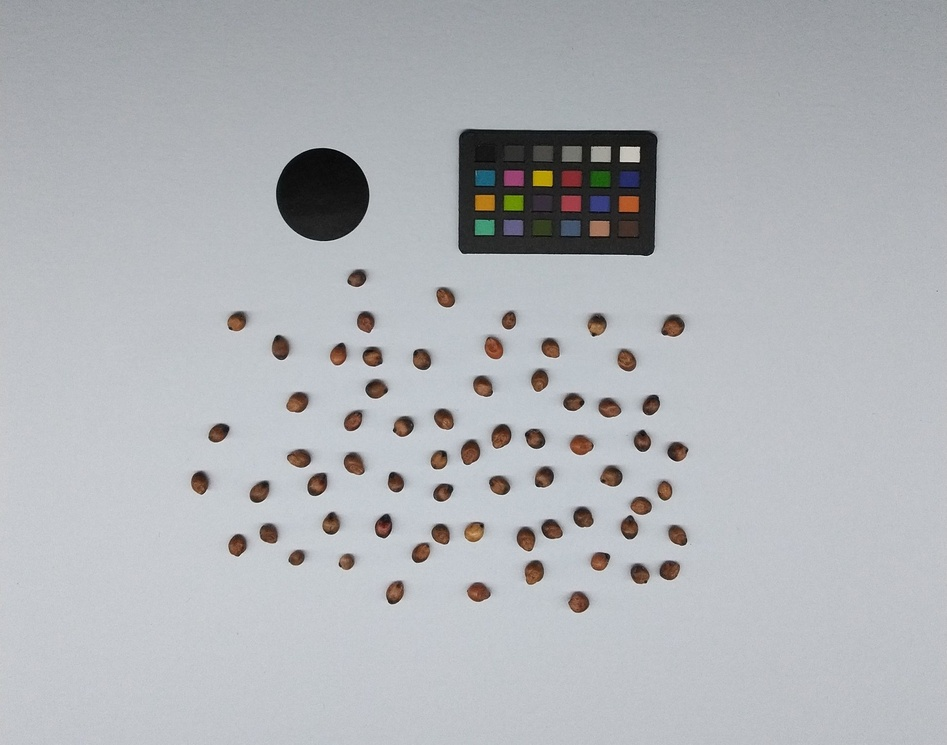
#> input picture uploads/minicore_seed_0002_Seed_picture_2025-08-12_14_05_37.008-04_00.jpg, 947 x 745 px, shrunk from 1944 x 1529 before the run
$ python -i ref_mask.py   (imports and definitions only)
#> lines starting #> are read from the running program, lines starting #| are printed output that depends on the picture; after the words box and inside, x2 and y2 are one past the last pixel; in counts of white or black regions, pixels touching at a corner belong together
#> further down, picture is the input picture: shape (745, 947, 3); mean B, G, R 182.6, 178.7, 176.2
### pipelines/image_math.py
# helpers/image_math.py
import cv2
import numpy as np
import math


# --------------------------------------------------------------------
# _approx_quad: Iteratively adjusts polygon approximation tolerance to
# find a 4-vertex contour approximation, returning the quadrilateral if found.
# --------------------------------------------------------------------

def _approx_quad(cnt, start=0.006, stop=0.06, step=0.002):
    """Try to get a 4-vertex approx by sweeping epsilon. Return approx or None."""
    perim = cv2.arcLength(cnt, True)
    if perim <= 0:
        return None
    eps = start
    while eps <= stop:
        approx = cv2.approxPolyDP(cnt, eps * perim, True)
        if len(approx) == 4:
            return approx
        eps += step
    return None

# --------------------------------------------------------------------
# _angle_cos – Computes the cosine of the angle at a given vertex using
# vector dot product to quantify angular deviation.
# --------------------------------------------------------------------

def _angle_cos(p0, p1, p2):
    """Cosine of angle at p1 formed by p0-p1-p2."""
    v1 = p0 - p1
    v2 = p2 - p1
    denom = (np.linalg.norm(v1) * np.linalg.norm(v2)) + 1e-9
    return float(np.dot(v1, v2) / denom)


# --------------------------------------------------------------------
# _quad_rect_score – Scores how closely a contour resembles a rectangle
# based on convexity, right-angle similarity, fill ratio within a
# minimum-area bounding box, and expected aspect ratio.
# --------------------------------------------------------------------

def _quad_rect_score(approx, cnt):
    """Score how 'rectangle-like' a 4-pt approx is."""
    if approx is None or len(approx) != 4:
        return 0.0
    # Convexity
    if not cv2.isContourConvex(approx):
        return 0.0

    pts = approx[:, 0, :]  # (4,2)
    # Sort points to have consistent angle checks?
    # Using minAreaRect to get rectangularity (area / box_area)
    area = cv2.contourArea(cnt)
    rect = cv2.minAreaRect(cnt)
    box = cv2.boxPoints(rect)
    box_area = cv2.contourArea(box.astype(np.float32))
    rect_fill = 0.0 if box_area <= 0 else (area / box_area)

    # Angle closeness to 90° via cosine near 0
    # order points by angle around centroid
    c = pts.mean(axis=0)
    angs = np.arctan2(pts[:,1]-c[1], pts[:,0]-c[0])
    order = np.argsort(angs)
    q = pts[order]

    cosines = []
    for i in range(4):
        p_prev = q[(i-1) % 4]
        p = q[i]
        p_next = q[(i+1) % 4]
        cosines.append(abs(_angle_cos(p_prev, p, p_next)))
    # 0 is perfect right angle. Penalize large cosines.
    angle_score = 1.0 - min(1.0, float(np.mean(cosines)))  # closer to 1 is better

    # Aspect ratio closeness to typical color card (~1.5 for 24-chip 6x4)
    w, h = rect[1]
    if w <= 1e-6 or h <= 1e-6:
        ar_score = 0.0
    else:
        ar = max(w, h) / min(w, h)
        target = 1.5
        ar_score = max(0.0, 1.0 - abs(ar - target) / target)  # 1 if exact, declines with distance

    # Combine scores (weights can be tuned)
    score = 0.5 * angle_score + 0.3 * rect_fill + 0.2 * ar_score
    return score

# --------------------------------------------------------------------
# _circle_score – Scores how closely a contour resembles a circle using
# circularity and how tightly it fits within its minimum enclosing circle.
# --------------------------------------------------------------------

def _circle_score(cnt):
    """Score how circle-like a contour is (circularity + tightness in enclosing circle)."""
    area = cv2.contourArea(cnt)
    perim = cv2.arcLength(cnt, True)
    if area <= 0 or perim <= 0:
        return 0.0

    # Circularity: 1.0 for perfect circle
    circularity = 4.0 * math.pi * area / (perim * perim)

    # Tightness in enclosing circle
    (x, y), r = cv2.minEnclosingCircle(cnt)
    circle_area = math.pi * (r ** 2)
    if circle_area <= 0:
        tight = 0.0
    else:
        tight = area / circle_area  # <= 1.0; closer to 1 is better

    # Combine (weights can be tuned)
    score = 0.7 * min(1.0, circularity) + 0.3 * min(1.0, tight)
    return float(score)

### pipelines/ref_mask.py
# masking/ref_mask.py

from __future__ import annotations

from typing import Tuple, Optional

import cv2
import numpy as np
import math
from scipy.ndimage import binary_fill_holes
from skimage.morphology import remove_small_objects

from pipelines.utils import apply_mask
from pipelines.image_math import _approx_quad, _quad_rect_score, _circle_score


# ==========================================================
# COLOR CARD + SIZE MARKER DETECTION
# ==========================================================

def create_masks(img: np.ndarray, raise_errors: bool = True) -> Tuple[np.ndarray, np.ndarray]:
    """
    Detect rectangle-like (color card) and circle-like (size marker)
    contours in image and return separate binary masks.

    Always returns valid uint8 masks.
    Raises only if raise_errors=True.
    """
#> called with raise_errors = True

    if img is None or img.ndim != 3:
        raise ValueError("create_masks expects BGR image (HxWx3).")

    try:
        gray = cv2.cvtColor(img, cv2.COLOR_BGR2GRAY)
    except Exception as e:
        if raise_errors:
            raise RuntimeError(f"Grayscale conversion failed: {e}")
        return _empty_masks(img)

    # Adaptive threshold
    seed_mask = cv2.adaptiveThreshold(
        gray, 255,
        cv2.ADAPTIVE_THRESH_GAUSSIAN_C,
        cv2.THRESH_BINARY_INV,
        blockSize=51,
        C=5
    )
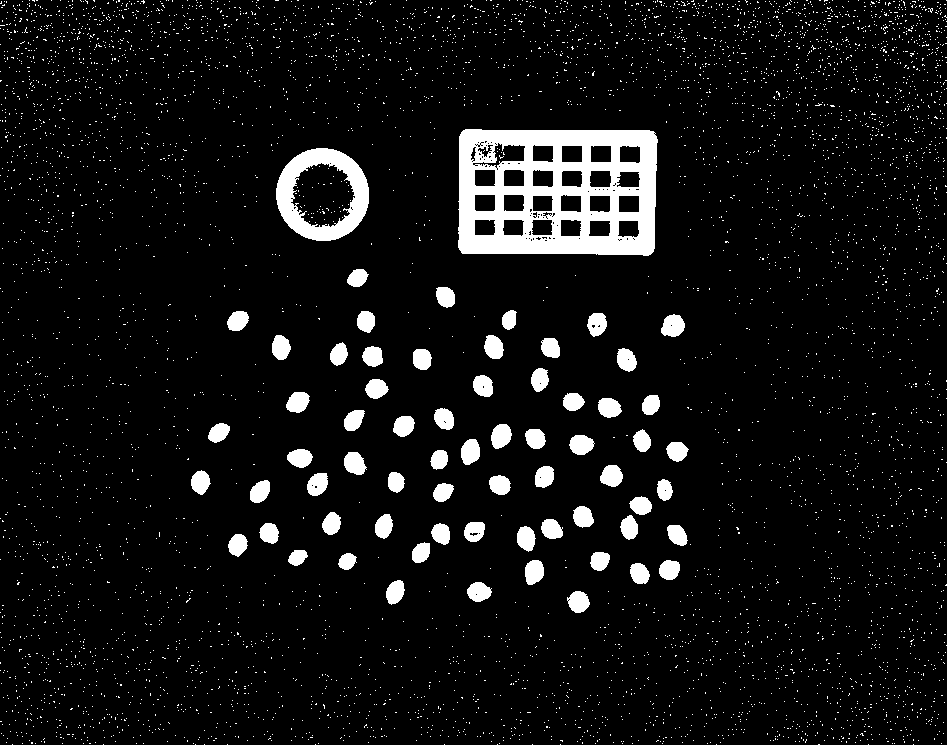
#> seed_mask: shape (745, 947); 7.1% white; 5602 white regions (5535 under 20 px), largest, box (x1, y1, x2, y2) and area: (458, 129, 658, 256) 16967, (276, 148, 369, 241) 3909, (661, 314, 685, 337) 413

    # Cleanup
    bool_img = binary_fill_holes(seed_mask.astype(bool))
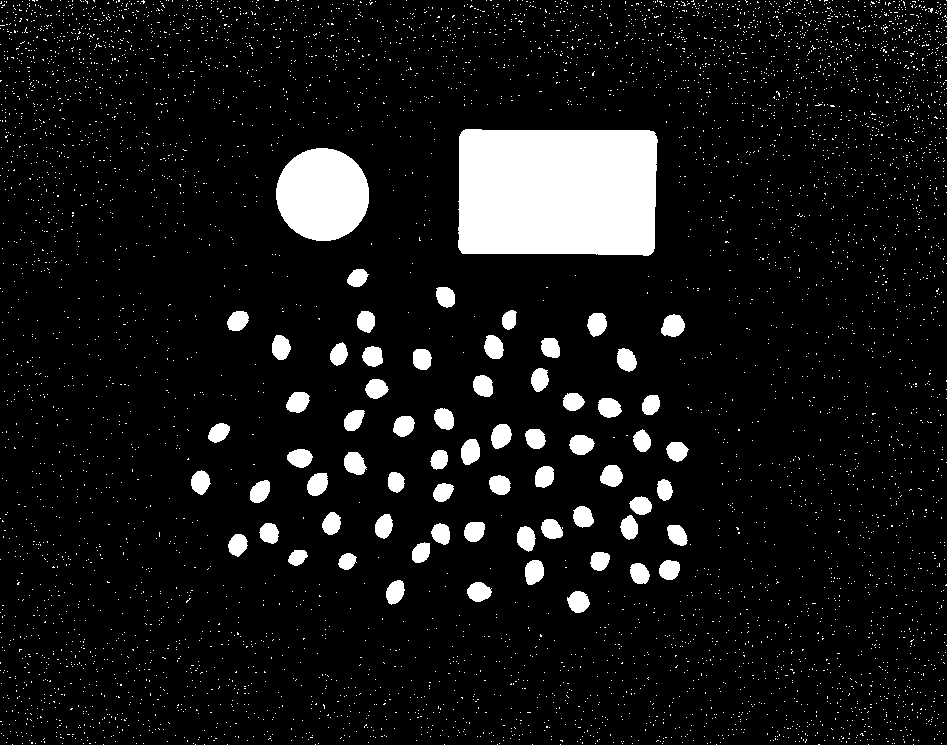
#> bool_img: shape (745, 947) bool; 8.6% white; 5551 white regions (5484 under 20 px), largest, box (x1, y1, x2, y2) and area: (458, 129, 658, 256) 24473, (276, 148, 369, 241) 6797, (661, 314, 685, 337) 414
    seed_mask = (bool_img.astype(np.uint8) * 255)
    seed_mask = cv2.morphologyEx(seed_mask, cv2.MORPH_OPEN, np.ones((5, 5), np.uint8))
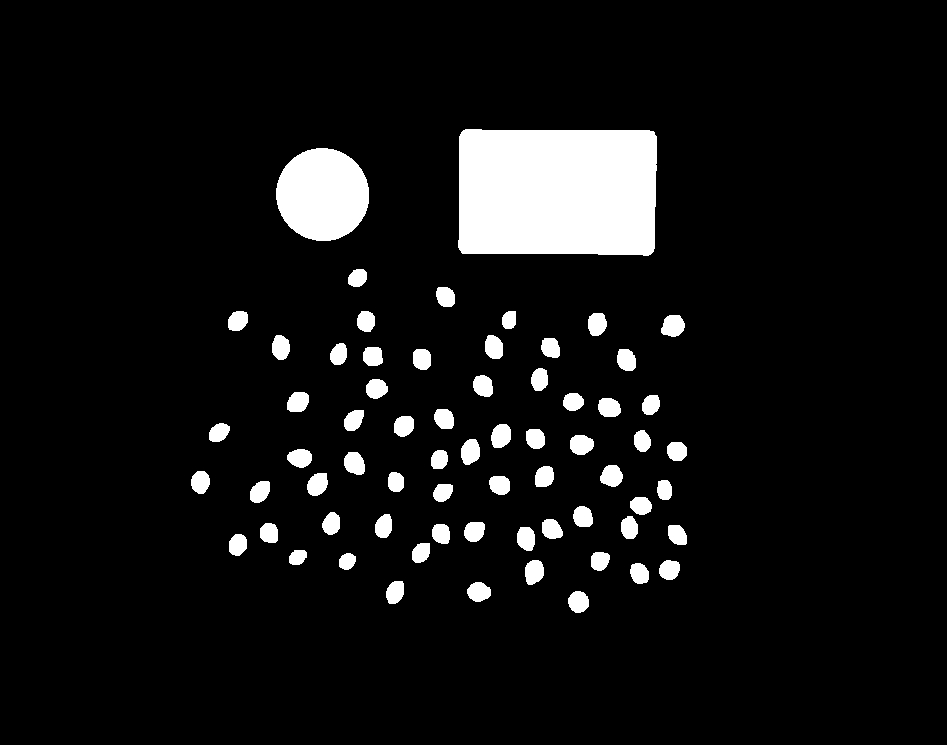
#> seed_mask: shape (745, 947); 7.4% white; 67 white regions

    contours, _ = cv2.findContours(seed_mask, cv2.RETR_EXTERNAL, cv2.CHAIN_APPROX_SIMPLE)
#> contours = 67 contours; largest, box (x1, y1, x2, y2) and area: (458, 129, 657, 256) 24146, (276, 148, 369, 241) 6666, (661, 315, 685, 337) 376, (461, 439, 480, 465) 358, (491, 424, 511, 448) 358

    H, W = seed_mask.shape
#> H = 745; W = 947
    min_area = H * W * 0.005
#> min_area = 3527.6

    best_rect = {"score": 0.0, "cnt": None}
    best_circle = {"score": 0.0, "cnt": None}

    for cnt in contours:
        if cv2.contourArea(cnt) <= min_area:
            continue

        # Rectangle scoring
        quad = _approx_quad(cnt, start=0.006, stop=0.06, step=0.002)
        rect_score = _quad_rect_score(quad, cnt) if quad is not None else 0.0
        if rect_score > best_rect["score"]:
            best_rect = {"score": rect_score, "cnt": cnt}

        # Circle scoring
        circ_score = _circle_score(cnt)
        if circ_score > best_circle["score"]:
            best_circle = {"score": circ_score, "cnt": cnt}
#> this loop made 67 passes
#> rect_score on passes 66 to 67: 0.859, 0.981

    cc_mask = np.zeros_like(seed_mask)
    sm_mask = np.zeros_like(seed_mask)

    cc_cnt = best_rect["cnt"]
#> cc_cnt = contour of 41 points, box (x1, y1, x2, y2) (458, 129, 657, 256), area 24146
    sm_cnt = best_circle["cnt"]
#> sm_cnt = contour of 132 points, box (x1, y1, x2, y2) (276, 148, 369, 241), area 6666

    # Prevent same contour for both
    if cc_cnt is not None and sm_cnt is not None and cc_cnt is sm_cnt:
        if best_rect["score"] >= best_circle["score"]:
            sm_cnt = None
        else:
            cc_cnt = None

    if cc_cnt is not None:
        cv2.drawContours(cc_mask, [cc_cnt], -1, 255, -1)
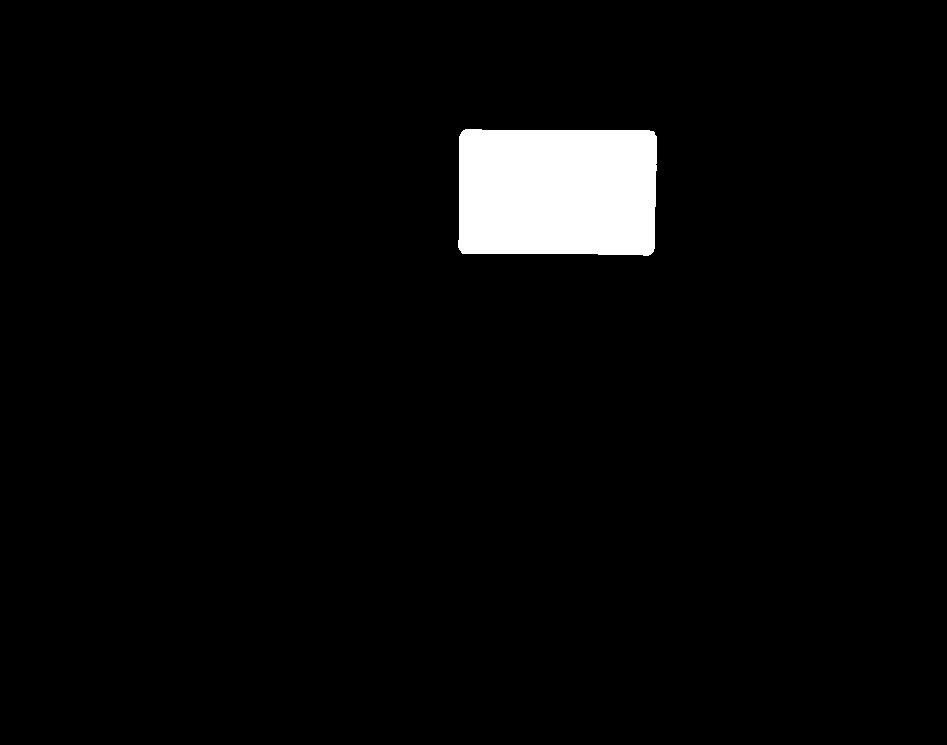
#> cc_mask: shape (745, 947); 3.5% white; 1 white region, box (x1, y1, x2, y2) and area: (458, 129, 657, 256) 24459

    if sm_cnt is not None:
        cv2.drawContours(sm_mask, [sm_cnt], -1, 255, -1)
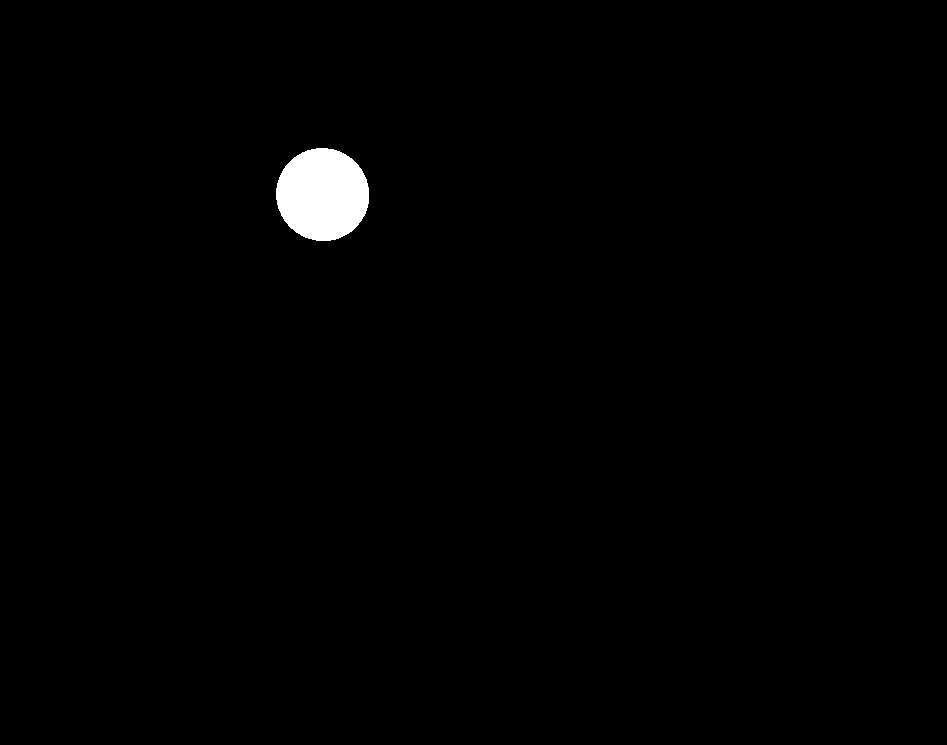
#> sm_mask: shape (745, 947); 0.96% white; 1 white region, box (x1, y1, x2, y2) and area: (276, 148, 369, 241) 6797

    if raise_errors:
        if cc_cnt is None:
            raise RuntimeError("No color card (rectangle) detected.")
        if sm_cnt is None:
            raise RuntimeError("No size marker (circle) detected.")

    return cc_mask, sm_mask


def _empty_masks(img):
    h, w = img.shape[:2]
    return np.zeros((h, w), dtype=np.uint8), np.zeros((h, w), dtype=np.uint8)


# ==========================================================
# CHIP MASK (FOR COLOR CORRECTION)
# ==========================================================

# [73 lines left out: function create_chip_mask, not called in this run]

>>> import cv2
>>> picture = cv2.imread('../uploads/minicore_seed_0002_Seed_picture_2025-08-12_14_05_37.008-04_00.jpg')
>>> result = create_masks(picture)
